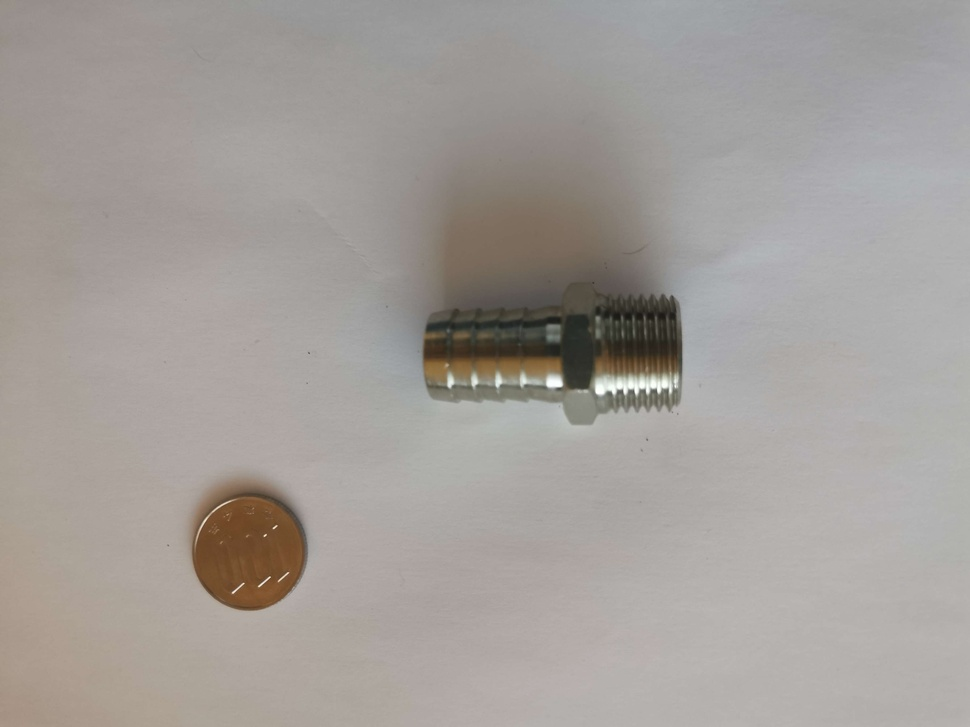
#> input picture DataBase/image7.jpg, 970 x 727 px, shrunk from 3648 x 2736 before the run, found by its file name
$ jupyter execute --allow-errors etude_ombre.ipynb
#> lines starting #> are read from the running program, lines starting #| are printed output that depends on the picture; after the words box and inside, x2 and y2 are one past the last pixel; in counts of white or black regions, pixels touching at a corner belong together
[cell 1]
import cv2
import numpy as np

[cell 2]
image = cv2.imread('../DataBase/image7.jpg')
#> image is the input picture: shape (727, 970, 3); mean B, G, R 153.8, 157.9, 163.2

[cell 3]
image_lab = cv2.cvtColor(image, cv2.COLOR_BGR2Lab)
#> image_lab: shape (727, 970, 3); mean of channels 0, 1, 2 166.6, 129.2, 131

l_channel, a_channel, b_channel = cv2.split(image_lab)

l_threshold = cv2.adaptiveThreshold(l_channel, 255, cv2.ADAPTIVE_THRESH_MEAN_C,
                                    cv2.THRESH_BINARY_INV, 15, -5)
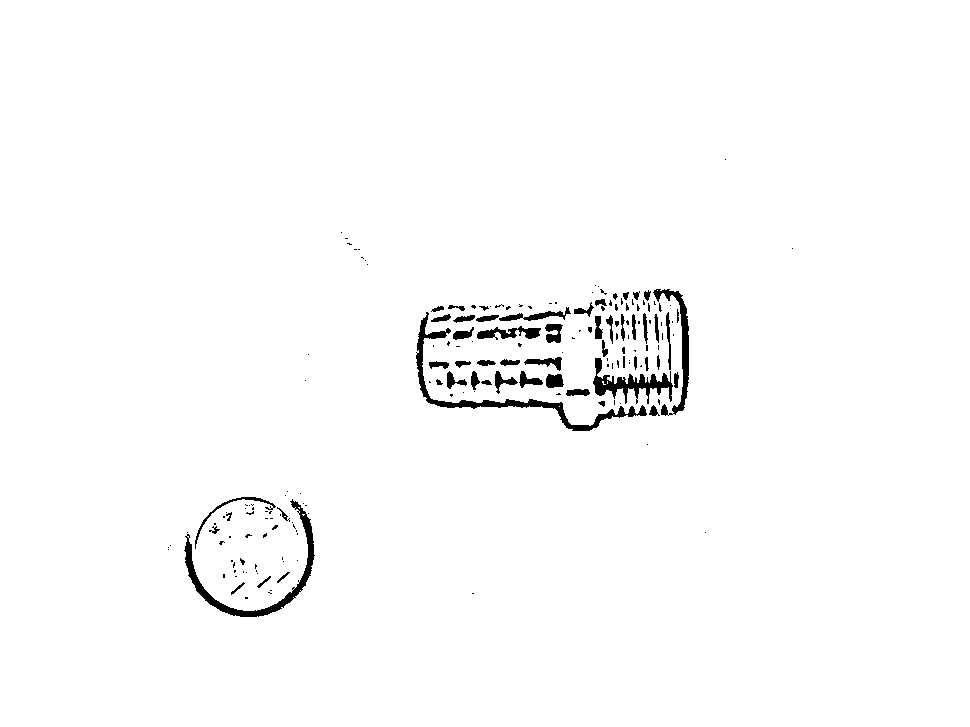
#> l_threshold: shape (727, 970); 98.4% white; 183 black regions (126 under 20 px), largest, box (x1, y1, x2, y2) and area: (416, 312, 647, 431) 1996, (184, 499, 315, 617) 1728, (593, 358, 673, 404) 1191

#> (a cell that did not finish here is left out)

#> (a cell that did not finish here is left out)

[cell 6]
# Appliquer un flou gaussien
taille_noyau = (5, 5)
sigma = 0
blurred_image = cv2.GaussianBlur(image, taille_noyau, sigma)

# Convertir l'image en un espace colorimétrique différent, par exemple LAB, et utiliser le canal L
image_lab = cv2.cvtColor(blurred_image, cv2.COLOR_BGR2Lab)
#> image_lab: shape (727, 970, 3); mean of channels 0, 1, 2 166.6, 129.2, 131
l_channel, a_channel, b_channel = cv2.split(image_lab)

# Appliquer CLAHE sur le canal L pour améliorer le contraste localement
clahe = cv2.createCLAHE(clipLimit=2.0, tileGridSize=(8,8))
l_channel_clahe = clahe.apply(l_channel)

# Binariser l'image en utilisant le seuil d'Otsu sur le canal L amélioré
_, thresh = cv2.threshold(l_channel_clahe, 0, 255, cv2.THRESH_BINARY + cv2.THRESH_OTSU)
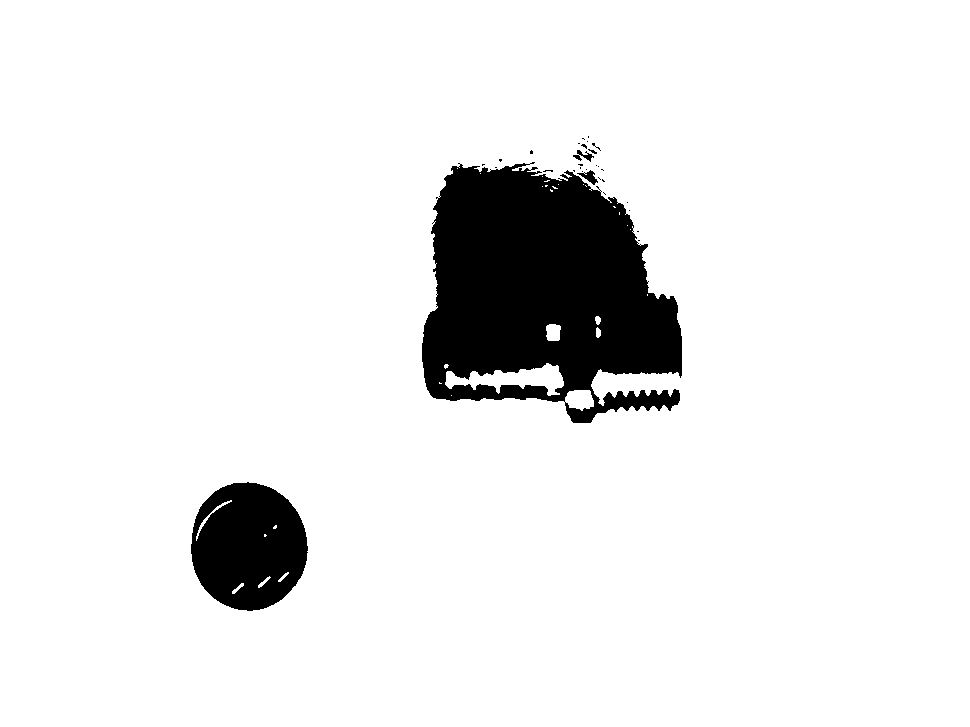
#> thresh: shape (727, 970); 91.6% white; 31 black regions (27 under 20 px), largest, box (x1, y1, x2, y2) and area: (422, 162, 682, 423) 47056, (191, 482, 308, 611) 11506, (577, 170, 598, 185) 127, (573, 150, 594, 162) 101
thresh = cv2.bitwise_not(thresh)

# Sauvegarder ou afficher l'image résultante
cv2.imwrite('image_sans_ombres.jpg', thresh)
#> Out = True
# ou cv2.imshow('Image sans ombres', thresh)
# cv2.waitKey(0)
# cv2.destroyAllWindows()

[cell 7]
import cv2

# Charger l'image

# Appliquer l'ajustement du contraste
alpha = 2.2  # Facteur de contraste (1.0 = pas de changement, >1.0 = augmente le contraste)
beta = 25   # Facteur d'ajustement de la luminosité (valeurs positives pour éclaircir, négatives pour assombrir)

# La nouvelle valeur de pixel = alpha * pixel actuel + beta
contrasted_image = cv2.convertScaleAbs(image, alpha=alpha, beta=beta)

cv2.imwrite('image_sans_ombres.jpg', contrasted_image)
#> Out = True

[cell 8]
# Convertir l'image en niveaux de gris (si nécessaire)
gray_image = cv2.cvtColor(image, cv2.COLOR_BGR2GRAY)

# Définir le noyau pour la morphologie. La taille et la forme dépendent des spécificités de l'image.
noyau = np.ones((5, 5), np.uint8)  # Un noyau carré de taille 5x5

# Appliquer la fermeture morphologique
image_fermee = cv2.morphologyEx(gray_image, cv2.MORPH_CLOSE, noyau)

cv2.imwrite('image_sans_ombres.jpg', image_fermee)
#> Out = True

[cell 9]
# Convertir l'image de BGR à LAB
image_lab = cv2.cvtColor(image, cv2.COLOR_BGR2Lab)

# Séparer les canaux L, A, et B
l_channel, a_channel, b_channel = cv2.split(image_lab)

# Enregistrer le canal L
cv2.imwrite('l_channel.jpg', b_channel)
#> Out = True

[cell 10]
# Convertir l'image de BGR à HSV
image_hsv = cv2.cvtColor(image, cv2.COLOR_BGR2HSV)
#> image_hsv: shape (727, 970, 3); mean H, S, V 22.8, 17.8, 163.7

# Séparer les canaux H, S, et V
h_channel, s_channel, v_channel = cv2.split(image_hsv)
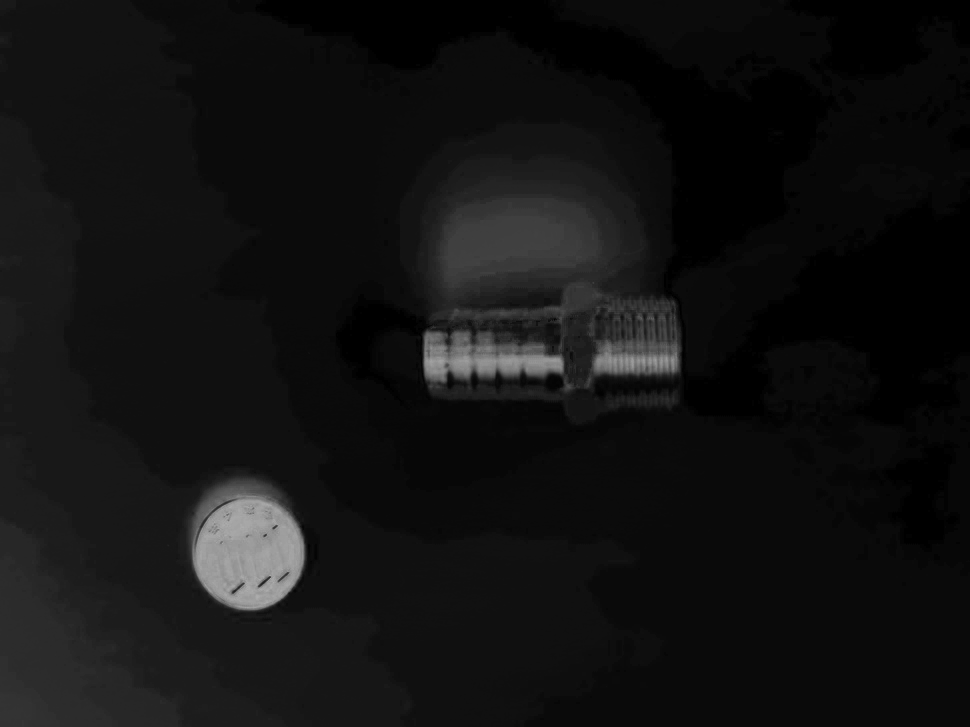
#> s_channel: shape (727, 970); min 0, max 174, mean 17.8


# Appliquer l'ajustement du contraste
alpha = 1  # Facteur de contraste (1.0 = pas de changement, >1.0 = augmente le contraste)
beta = -1   # Facteur d'ajustement de la luminosité (valeurs positives pour éclaircir, négatives pour assombrir)

# La nouvelle valeur de pixel = alpha * pixel actuel + beta
contrasted_image = cv2.convertScaleAbs(s_channel, alpha=alpha, beta=beta)
#> contrasted_image: shape (727, 970)

cv2.imwrite('image_sans_ombres.jpg', contrasted_image)
#> Out = True
# Enregistrer le canal H

[cell 11]
def convert_rgb_to_yiq(image_rgb):
    transform_matrix = np.array([[0.299, 0.587, 0.114],
                                 [0.596, -0.274, -0.322],
                                 [0.211, -0.523, 0.312]])
    image_yiq = np.dot(image_rgb / 255.0, transform_matrix.T)
    return image_yiq

def convert_yiq_to_rgb(image_yiq):
    transform_matrix = np.array([[1.0, 0.956, 0.621],
                                 [1.0, -0.272, -0.647],
                                 [1.0, -1.106, 1.703]])
    image_rgb = np.dot(image_yiq, transform_matrix.T)
    image_rgb = np.clip(image_rgb, 0, 1)
    return (image_rgb * 255).astype(np.uint8)
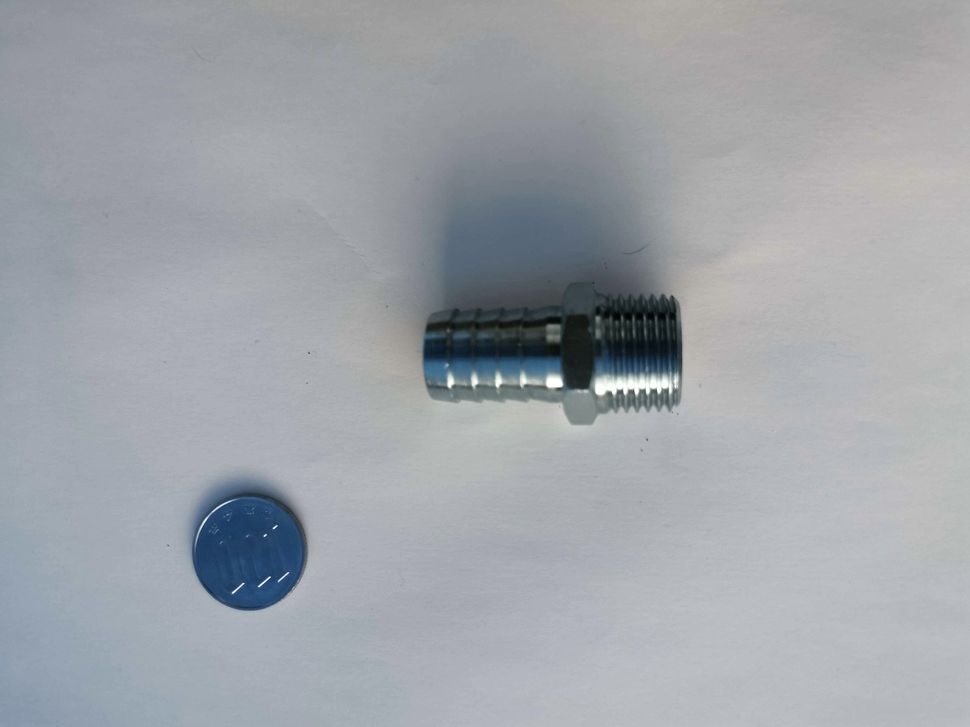
#> returned value: shape (727, 970, 3); mean of channels 0, 1, 2 169, 163.7, 159.6; drawn as B, G, R

image_bgr = cv2.imread('../DataBase/image7.jpg')
# Charger l'image et la convertir en RGB
image_rgb = cv2.cvtColor(image_bgr, cv2.COLOR_BGR2RGB)

# Convertir de RGB à YIQ
image_yiq = convert_rgb_to_yiq(image_rgb)

# Manipuler le canal Y ici pour tenter de réduire les ombres
# Par exemple, augmenter la luminosité du canal Y
y_channel = image_yiq[:, :, 0]  # Extrait le canal Y
facteur_contraste = 1.2  # Augmenter le contraste
y_channel_contrast = np.clip((y_channel - 0.5) * facteur_contraste + 0.5, 0, 1)
image_yiq[:, :, 0] = y_channel_contrast


# Convertir de YIQ à RGB pour l'affichage/sauvegarde
image_rgb_modified = convert_yiq_to_rgb(image_yiq)

# Convertir l'image résultante de RGB en BGR pour l'utilisation avec OpenCV
image_bgr_modified = cv2.cvtColor(image_rgb_modified, cv2.COLOR_RGB2BGR)

cv2.imwrite('image_modifiee.jpg', image_bgr_modified)
#> Out = True
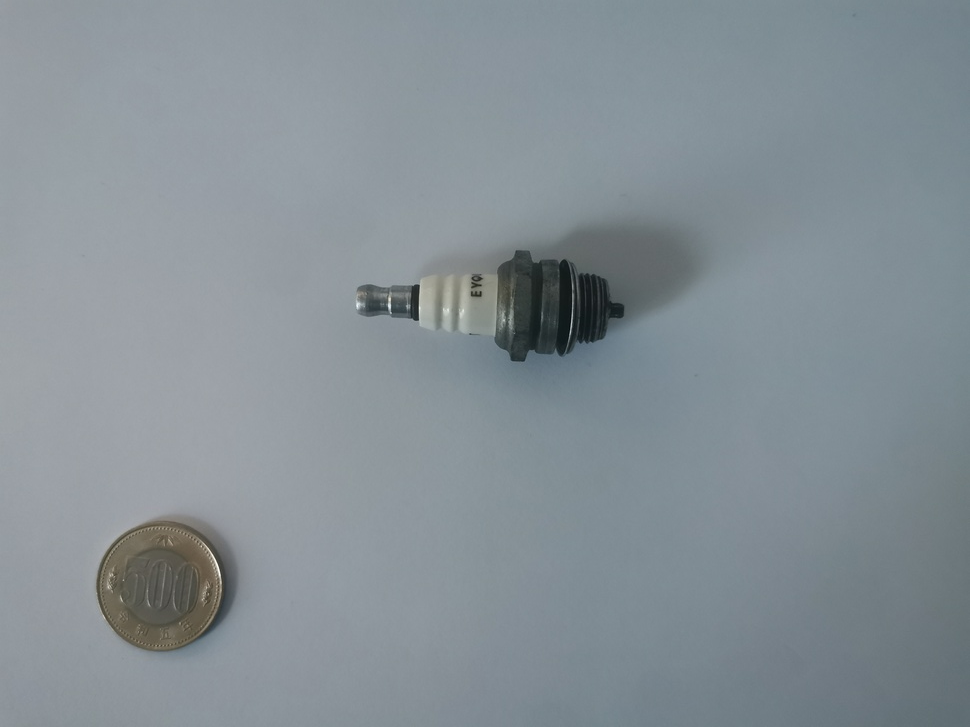
#> input picture DataBase/image14.jpg, 970 x 727 px, shrunk from 3648 x 2736 before the run, found by its file name
#> further down, image is the input picture: shape (727, 970, 3); mean B, G, R 149.9, 143.7, 133.8

[cell 12]
import cv2
import numpy as np
import matplotlib.pyplot as plt

def show_lab_channels(img):
    # Charger l'image

    # Convertir l'image en espace de couleur LAB
    lab_img = cv2.cvtColor(img, cv2.COLOR_BGR2LAB)
#> lab_img: shape (727, 970, 3); mean of channels 0, 1, 2 150.5, 125.7, 123.4

    # Séparer les canaux LAB
    l_channel, a_channel, b_channel = cv2.split(lab_img)

    # Afficher les canaux
    plt.figure(figsize=(10, 10))

    plt.subplot(2, 2, 1)
    plt.title('Original Image')
    plt.imshow(cv2.cvtColor(img, cv2.COLOR_BGR2RGB))  # Convertir BGR en RGB pour affichage correct

    plt.subplot(2, 2, 2)
    plt.title('L Channel')
    plt.imshow(l_channel, cmap='gray')

    plt.subplot(2, 2, 3)
    plt.title('A Channel')
    plt.imshow(a_channel, cmap='gray')

    plt.subplot(2, 2, 4)
    plt.title('B Channel')
    plt.imshow(b_channel, cmap='gray')

    plt.show()
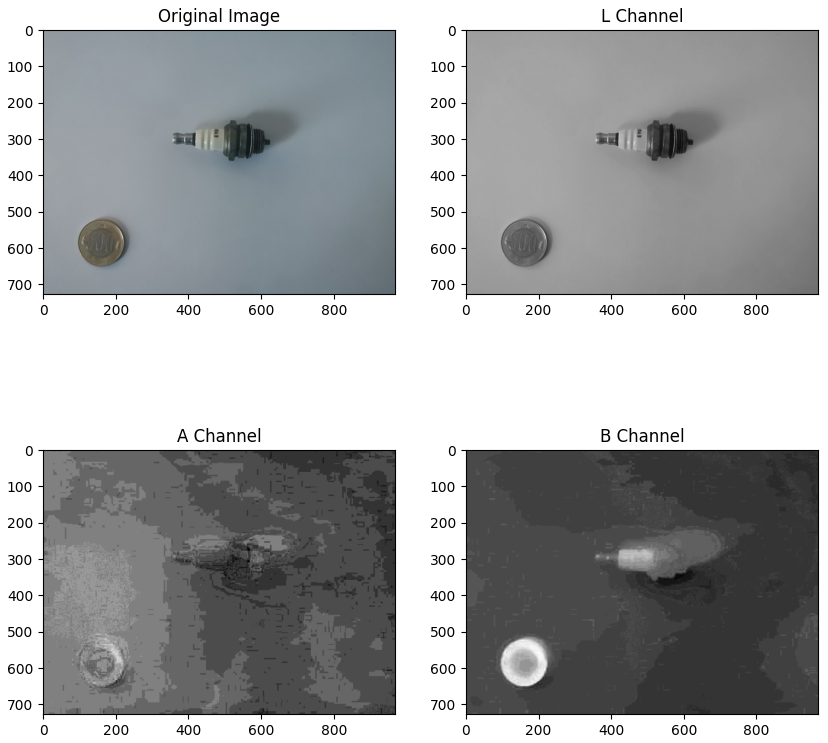
#> figure drawn by matplotlib, 4 panels

image = cv2.imread('../DataBase/image14.jpg')
show_lab_channels(image)
